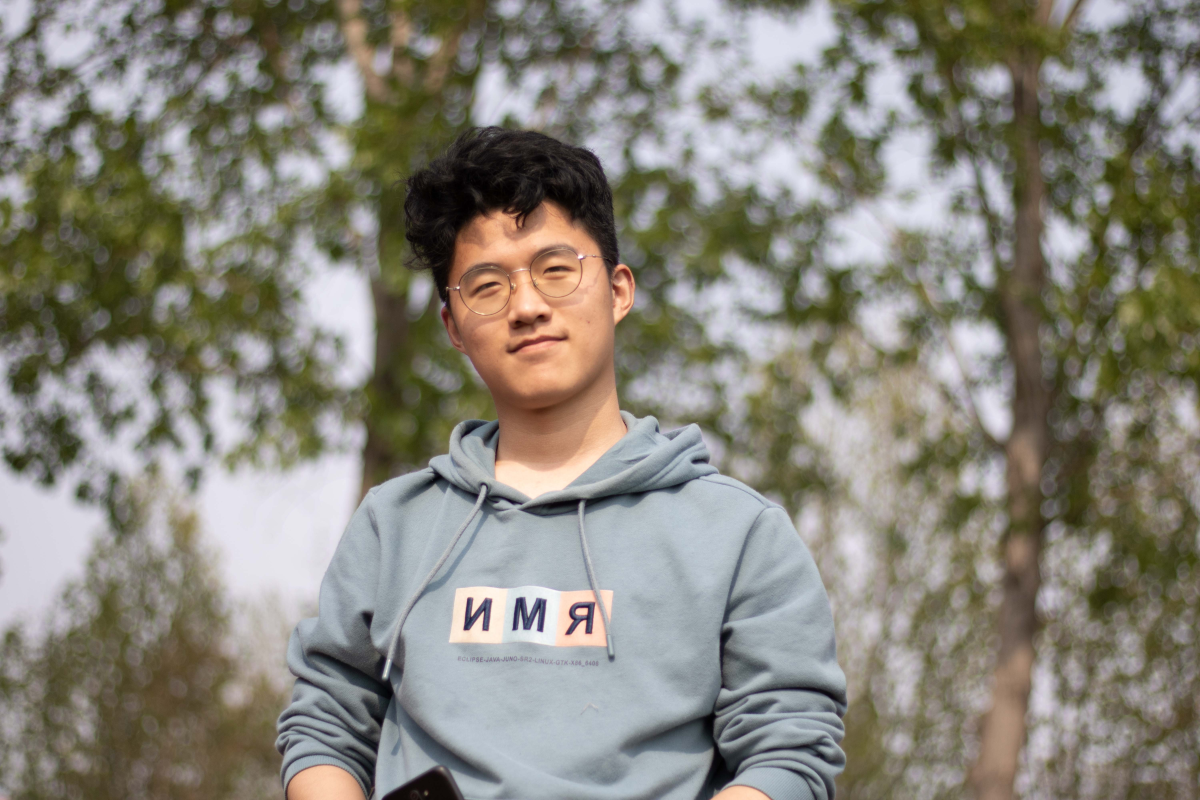
#> input picture sample_images/IMG_0006.jpg, 6000 x 4000 px (shown at 1/5 size)
$ python demo.py
#> lines starting #> are read from the running program, lines starting #| are printed output that depends on the picture
import cv2

img = cv2.imread("IMG_0006.jpg")
#> img is the input picture: shape (4000, 6000, 3); mean B, G, R 122, 132, 135.1
print(img.shape[0],img.shape[1])
#| 4000 6000

img = cv2.resize(img,(200,100),interpolation=cv2.INTER_AREA)
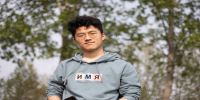
#> img: shape (100, 200, 3); mean B, G, R 122, 132, 135.1
cv2.imshow("img",img)
cv2.waitKey(0)

$ run again, with sample_images/IMG_0002.jpg copied over sample_images/IMG_0006.jpg
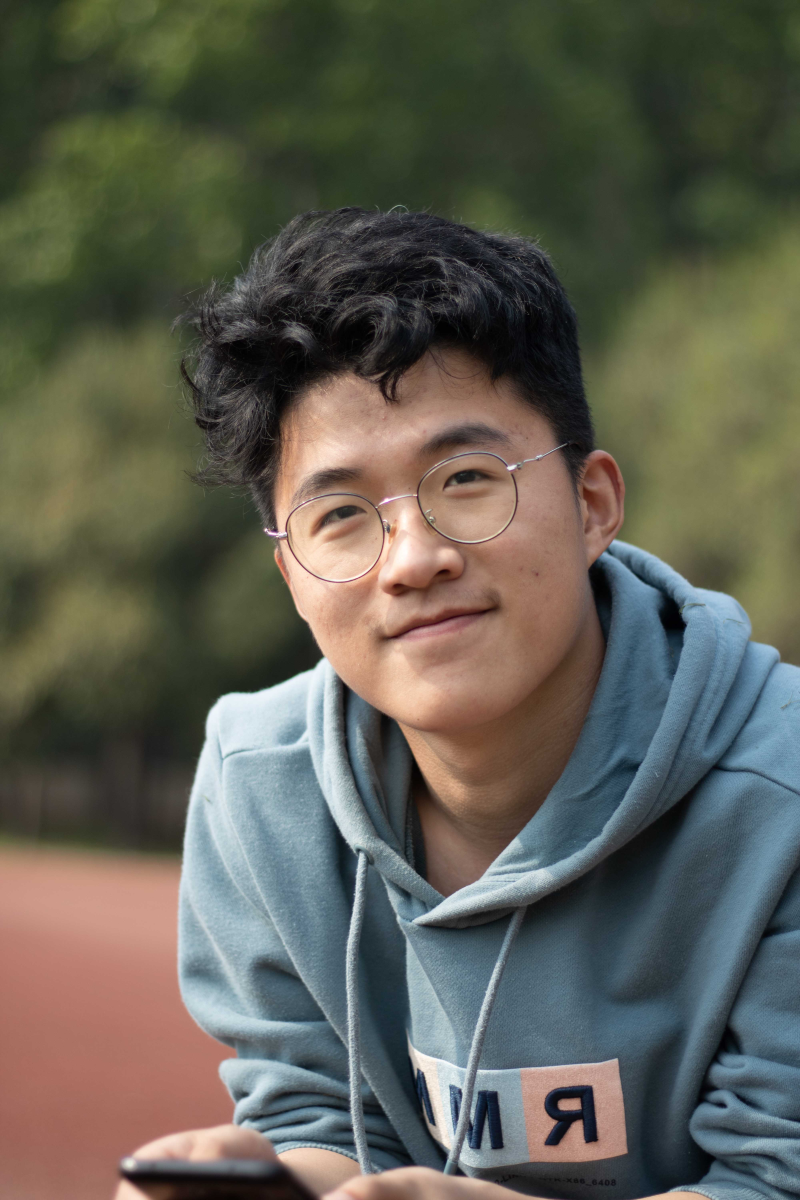
#> input picture sample_images/IMG_0002.jpg, 4000 x 6000 px (shown at 1/5 size)
#> img is the input picture: shape (6000, 4000, 3); mean B, G, R 83.6, 94.9, 95.6
#| 6000 4000
#> `img = cv2.resize(img,(200,100),interpolation=cv2.INTER_AREA)`:
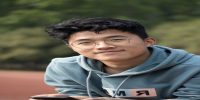
#> img: shape (100, 200, 3); mean B, G, R 83.6, 94.9, 95.6

$ run again, with sample_images/IMG_0005.jpg copied over sample_images/IMG_0006.jpg
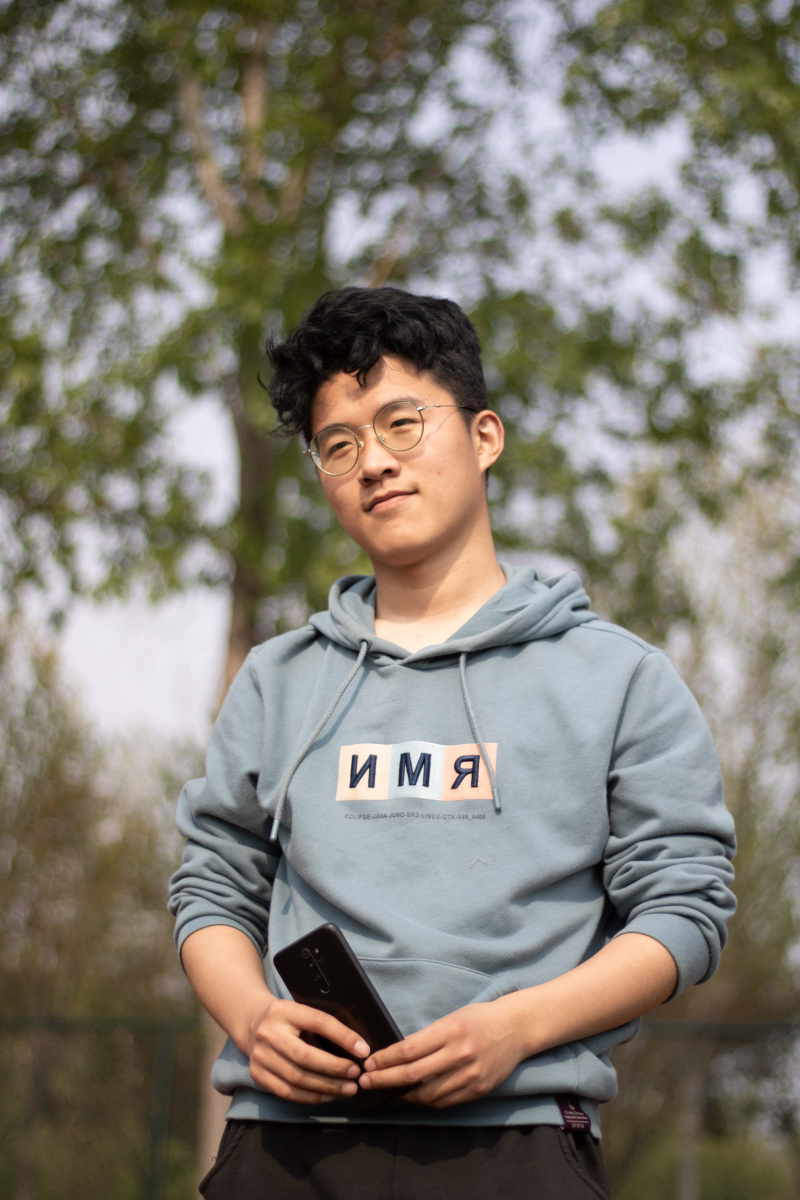
#> input picture sample_images/IMG_0005.jpg, 4000 x 6000 px (shown at 1/5 size)
#> img is the input picture: shape (6000, 4000, 3); mean B, G, R 113.4, 123.8, 128.6
#| 6000 4000
#> `img = cv2.resize(img,(200,100),interpolation=cv2.INTER_AREA)`:
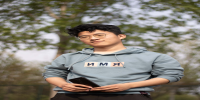
#> img: shape (100, 200, 3); mean B, G, R 113.4, 123.8, 128.6

$ run again, with sample_images/IMG_0011.jpg copied over sample_images/IMG_0006.jpg
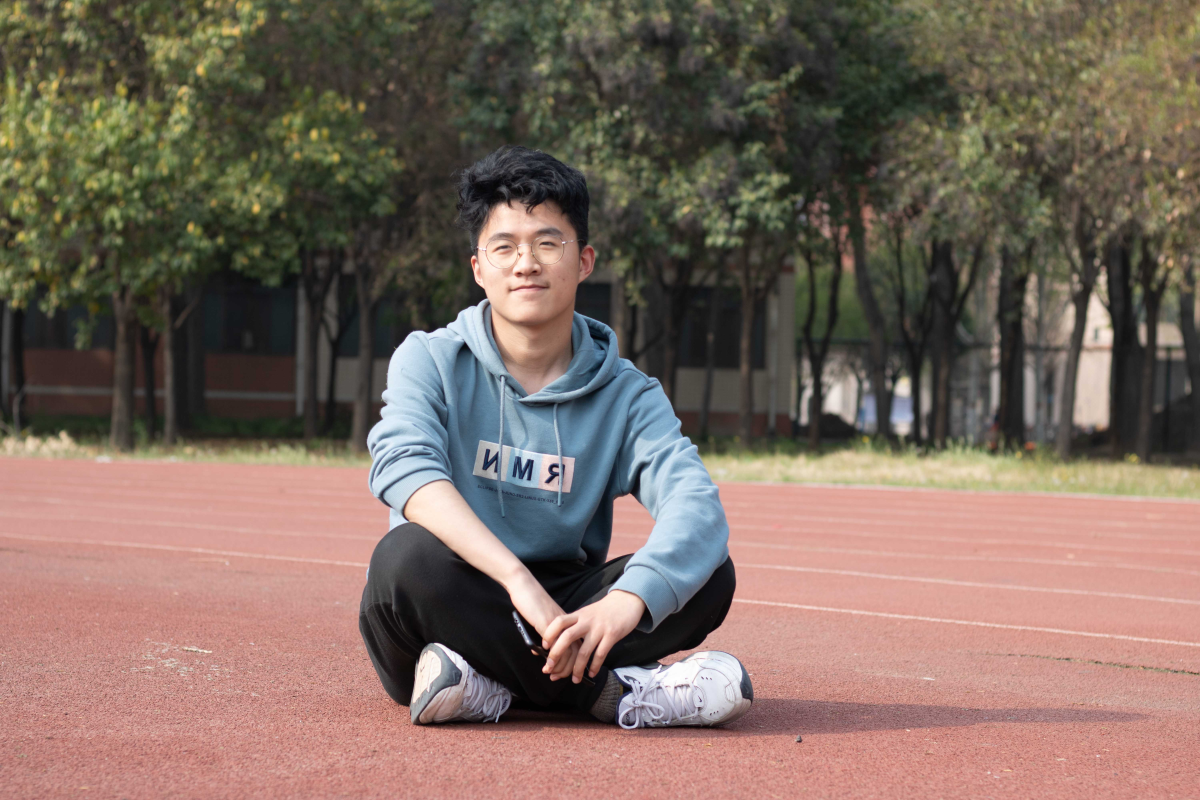
#> input picture sample_images/IMG_0011.jpg, 6000 x 4000 px (shown at 1/5 size)
#> img is the input picture: shape (4000, 6000, 3); mean B, G, R 96.2, 106.5, 124.8
#| 4000 6000
#> `img = cv2.resize(img,(200,100),interpolation=cv2.INTER_AREA)`:
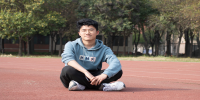
#> img: shape (100, 200, 3); mean B, G, R 96.2, 106.5, 124.8
